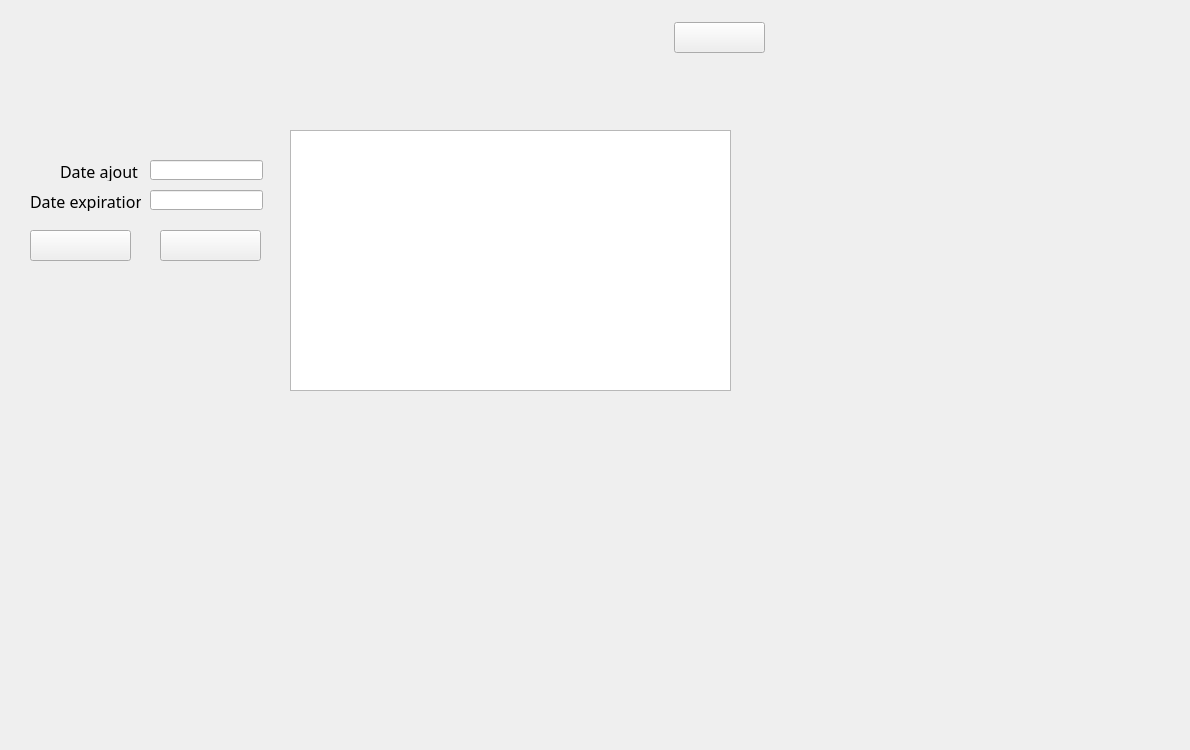
      <widget class="QWidget" name="rechavance">
       <widget class="QTableView" name="tableView_3">
        <property name="geometry">
         <rect>
          <x>290</x>
          <y>130</y>
          <width>441</width>
          <height>261</height>
         </rect>
        </property>
       </widget>
       <widget class="QPushButton" name="pushButton_20">
        <property name="geometry">
         <rect>
          <x>30</x>
          <y>230</y>
          <width>101</width>
          <height>31</height>
         </rect>
        </property>
        <property name="styleSheet">
         <string notr="true">background-image: url(:/crm/CHERCH.png);</string>
        </property>
        <property name="text">
         <string/>
        </property>
       </widget>
       <widget class="QLineEdit" name="line_editDateAjoutrv">
        <property name="geometry">
         <rect>
          <x>150</x>
          <y>160</y>
          <width>113</width>
          <height>20</height>
         </rect>
        </property>
       </widget>
       <widget class="QLineEdit" name="lineEdit_dexpiration">
        <property name="geometry">
         <rect>
          <x>150</x>
          <y>190</y>
          <width>113</width>
          <height>20</height>
         </rect>
        </property>
       </widget>
       <widget class="QLabel" name="label_28">
        <property name="geometry">
         <rect>
          <x>60</x>
          <y>160</y>
          <width>81</width>
          <height>21</height>
         </rect>
        </property>
        <property name="styleSheet">
         <string notr="true">font-family:Baskerville Old Face;</string>
        </property>
        <property name="text">
         <string>&lt;html&gt;&lt;head/&gt;&lt;body&gt;&lt;p&gt;&lt;span style=&quot; font-size:12pt;&quot;&gt;Date ajout&lt;/span&gt;&lt;/p&gt;&lt;/body&gt;&lt;/html&gt;</string>
        </property>
       </widget>
       <widget class="QLabel" name="label_29">
        <property name="geometry">
         <rect>
          <x>30</x>
          <y>190</y>
          <width>111</width>
          <height>21</height>
         </rect>
        </property>
        <property name="styleSheet">
         <string notr="true">font-family:Baskerville Old Face;</string>
        </property>
        <property name="text">
         <string>&lt;html&gt;&lt;head/&gt;&lt;body&gt;&lt;p&gt;&lt;span style=&quot; font-size:12pt;&quot;&gt;Date expiration&lt;/span&gt;&lt;/p&gt;&lt;/body&gt;&lt;/html&gt;</string>
        </property>
       </widget>
       <widget class="QLabel" name="label_33">
        <property name="geometry">
         <rect>
          <x>0</x>
          <y>-60</y>
          <width>1181</width>
          <height>741</height>
         </rect>
        </property>
        <property name="text">
         <string/>
        </property>
        <property name="pixmap">
         <pixmap>../../crm/111.PNG</pixmap>
        </property>
       </widget>
       <widget class="QPushButton" name="Tri">
        <property name="geometry">
         <rect>
          <x>160</x>
          <y>230</y>
          <width>101</width>
          <height>31</height>
         </rect>
        </property>
        <property name="styleSheet">
         <string notr="true">background-image: url(:/crm/tri.png);</string>
        </property>
        <property name="text">
         <string/>
        </property>
       </widget>
       <widget class="QPushButton" name="home">
        <property name="geometry">
         <rect>
          <x>674</x>
          <y>22</y>
          <width>91</width>
          <height>31</height>
         </rect>
        </property>
        <property name="styleSheet">
         <string notr="true">background-image: url(:/crm/home.png);</string>
        </property>
        <property name="text">
         <string/>
        </property>
       </widget>
       <zorder>label_33</zorder>
       <zorder>tableView_3</zorder>
       <zorder>pushButton_20</zorder>
       <zorder>line_editDateAjoutrv</zorder>
       <zorder>lineEdit_dexpiration</zorder>
       <zorder>label_28</zorder>
       <zorder>label_29</zorder>
       <zorder>Tri</zorder>
       <zorder>home</zorder>
      </widget>
